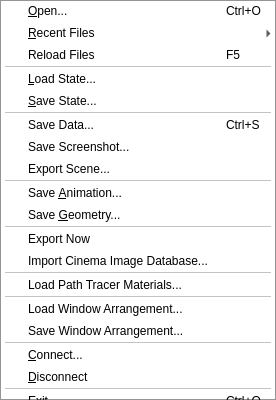
<?xml version="1.0" encoding="UTF-8"?>
<ui version="4.0">
 <class>pqFileMenuBuilder</class>
 <widget class="QMenu" name="pqFileMenuBuilder">
  <property name="title">
   <string>&amp;File</string>
  </property>
  <widget class="QMenu" name="menuRecentFiles">
   <property name="title">
    <string>&amp;Recent Files</string>
   </property>
  </widget>
  <action name="actionServerConnect">
   <property name="icon">
    <iconset resource="../../../Components/Resources/pqComponents.qrc">
     <normaloff>:/pqWidgets/Icons/pqConnect24.png</normaloff>:/pqWidgets/Icons/pqConnect24.png</iconset>
   </property>
   <property name="text">
    <string>&amp;Connect...</string>
   </property>
   <property name="statusTip">
    <string>Connect</string>
   </property>
  </action>
  <action name="actionServerDisconnect">
   <property name="icon">
    <iconset resource="../../../Components/Resources/pqComponents.qrc">
     <normaloff>:/pqWidgets/Icons/pqDisconnect24.png</normaloff>:/pqWidgets/Icons/pqDisconnect24.png</iconset>
   </property>
   <property name="text">
    <string>&amp;Disconnect</string>
   </property>
   <property name="statusTip">
    <string>Disconnect</string>
   </property>
  </action>
  <action name="actionFileSaveScreenshot">
   <property name="icon">
    <iconset resource="../../../Components/Resources/pqComponents.qrc">
     <normaloff>:/pqWidgets/Icons/pqCaptureScreenshot24.png</normaloff>:/pqWidgets/Icons/pqCaptureScreenshot24.png</iconset>
   </property>
   <property name="text">
    <string>Save Screenshot...</string>
   </property>
  </action>
  <action name="actionFileSaveAnimation">
   <property name="icon">
    <iconset resource="../../../Components/Resources/pqComponents.qrc">
     <normaloff>:/pqWidgets/Icons/pqSaveAnimation24.png</normaloff>:/pqWidgets/Icons/pqSaveAnimation24.png</iconset>
   </property>
   <property name="text">
    <string>Save &amp;Animation...</string>
   </property>
   <property name="PV_MUST_BE_MASTER_TO_SHOW" stdset="0">
    <bool>true</bool>
   </property>
  </action>
  <action name="actionFileSaveData">
   <property name="icon">
    <iconset resource="../../../Components/Resources/pqComponents.qrc">
     <normaloff>:/pqWidgets/Icons/pqSave24.png</normaloff>:/pqWidgets/Icons/pqSave24.png</iconset>
   </property>
   <property name="text">
    <string>Save Data...</string>
   </property>
   <property name="shortcut">
    <string>Ctrl+S</string>
   </property>
   <property name="PV_MUST_BE_MASTER_TO_SHOW" stdset="0">
    <bool>true</bool>
   </property>
  </action>
  <action name="actionFileLoadServerState">
   <property name="text">
    <string>&amp;Load State...</string>
   </property>
   <property name="PV_MUST_BE_MASTER_TO_SHOW" stdset="0">
    <bool>true</bool>
   </property>
  </action>
  <action name="actionFileSaveServerState">
   <property name="text">
    <string>&amp;Save State...</string>
   </property>
  </action>
  <action name="actionFileSaveGeometry">
   <property name="text">
    <string>Save &amp;Geometry...</string>
   </property>
   <property name="PV_MUST_BE_MASTER_TO_SHOW" stdset="0">
    <bool>true</bool>
   </property>
  </action>
  <action name="actionReloadFiles">
   <property name="text">
     <string>Reload Files</string>
   </property>
   <property name="iconText">
    <string>Reload Files</string>
   </property>
   <property name="toolTip">
    <string>Reload data files in case they were changed externally.</string>
   </property>
   <property name="shortcut">
    <string>F5</string>
   </property>
  </action>
  <action name="actionFileOpen">
   <property name="icon">
    <iconset resource="../../../Components/Resources/pqComponents.qrc">
     <normaloff>:/pqWidgets/Icons/pqOpen24.png</normaloff>:/pqWidgets/Icons/pqOpen24.png</iconset>
   </property>
   <property name="text">
    <string>&amp;Open...</string>
   </property>
   <property name="statusTip">
    <string>Open</string>
   </property>
   <property name="shortcut">
    <string>Ctrl+O</string>
   </property>
   <property name="PV_MUST_BE_MASTER_TO_SHOW" stdset="0">
    <bool>true</bool>
   </property>
  </action>
  <action name="actionFileExit">
   <property name="text">
    <string>E&amp;xit</string>
   </property>
   <property name="statusTip">
    <string>Exit</string>
   </property>
   <property name="shortcut">
    <string>Ctrl+Q</string>
   </property>
  </action>
  <action name="actionExport">
   <property name="text">
    <string>Export Scene...</string>
   </property>
  </action>
  <action name="actionFileSaveWindowArrangement">
   <property name="text">
    <string>Save Window Arrangement...</string>
   </property>
   <property name="toolTip">
    <string>Save window arrangement to a file</string>
   </property>
   <property name="statusTip">
    <string>Save window arrangement to a file</string>
   </property>
  </action>
  <action name="actionFileLoadWindowArrangement">
   <property name="text">
    <string>Load Window Arrangement...</string>
   </property>
   <property name="toolTip">
    <string>Load window arrangement from a file</string>
   </property>
   <property name="statusTip">
    <string>Load window arrangement from a file</string>
   </property>
  </action>
  <action name="actionExportImmediate">
   <property name="icon">
    <iconset resource="../../../Components/Resources/pqComponents.qrc">
     <normaloff>:/pqWidgets/Icons/cinemascience_mark.png</normaloff>:/pqWidgets/Icons/cinemascience_mark.png</iconset>
   </property>
   <property name="text">
    <string>Export Now</string>
   </property>
  </action>
  <action name="actionFileImportCinemaDatabase">
   <property name="icon">
    <iconset resource="../../../Components/Resources/pqComponents.qrc">
     <normaloff>:/pqWidgets/Icons/cinemascience_mark.png</normaloff>:/pqWidgets/Icons/cinemascience_mark.png</iconset>
   </property>
   <property name="text">
    <string>Import Cinema Image Database...</string>
   </property>
   <property name="toolTip">
    <string>Import a Cinema Image Database file</string>
   </property>
   <property name="statusTip">
    <string>Import a Cinema Image Database file</string>
   </property>
  </action>
  <action name="actionFileLoadMaterials">
   <property name="text">
    <string>Load Path Tracer Materials...</string>
   </property>
   <property name="toolTip">
    <string>Load a Materials file that contains appearance settings for use in high quality rendering modes.</string>
   </property>
   <property name="statusTip">
    <string>Load an Appearance Materials file</string>
   </property>
  </action>
  <addaction name="actionFileOpen"/>
  <addaction name="menuRecentFiles"/>
  <addaction name="actionReloadFiles"/>
  <addaction name="separator"/>
  <addaction name="actionFileLoadServerState"/>
  <addaction name="actionFileSaveServerState"/>
  <addaction name="separator"/>
  <addaction name="actionFileSaveData"/>
  <addaction name="actionFileSaveScreenshot"/>
  <addaction name="actionExport"/>
  <addaction name="separator"/>
  <addaction name="actionFileSaveAnimation"/>
  <addaction name="actionFileSaveGeometry"/>
  <addaction name="separator"/>
  <addaction name="actionExportImmediate"/>
  <addaction name="actionFileImportCinemaDatabase"/>
  <addaction name="separator"/>
  <addaction name="actionFileLoadMaterials"/>
  <addaction name="separator"/>
  <addaction name="actionFileLoadWindowArrangement"/>
  <addaction name="actionFileSaveWindowArrangement"/>
  <addaction name="separator"/>
  <addaction name="actionServerConnect"/>
  <addaction name="actionServerDisconnect"/>
  <addaction name="separator"/>
  <addaction name="actionFileExit"/>
 </widget>
 <resources>
  <include location="../../../Components/Resources/pqComponents.qrc"/>
 </resources>
 <connections/>
</ui>
